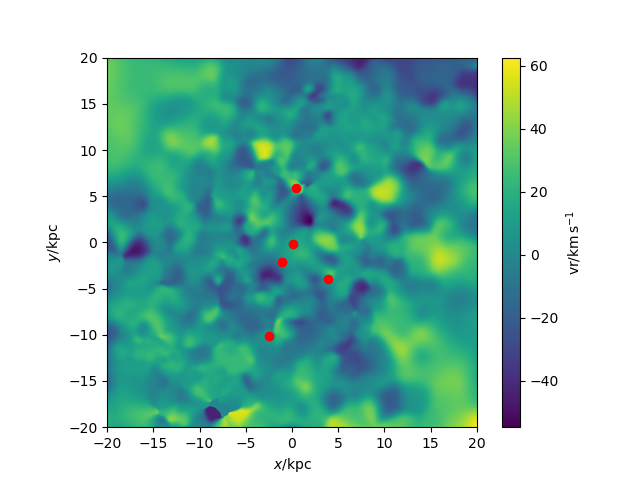

This figure's Python source:
#r109 gas velocity code with BHs pos
import pynbody
import numpy as np
import pandas as pd
import pynbody.plot.sph as sph
import matplotlib.pyplot as plt
from pynbody import filt, array

#loading snapshot
s=pynbody.load('/mnt/data0/jillian/gguaman/cosmo25p.768sg1bwK1BHe75.008192')
s.physical_units()

#centering halo
pynbody.analysis.angmom.faceon(s)

#creating gas velocity plot
sph.image(s.g,qty="vr",width=40,denoise=True,approximate_fast=False,log=False)

#function to find BH
def findBH(s):
    BHfilter = pynbody.filt.LowPass('tform',0.0)
    BH = s.stars[BHfilter]
    return BH
BH = findBH(s)
print("The number of black holes is",len(BH))

#distance BH is from galaxy
#with pynbody.analysis.halo.center(s, mode='hyb'):
print([s],['pos'])

BHposition = BH['pos']
print("The black hole's position is", BHposition)

for i in range(len(BH)):
    BHx=BHposition[[i],0]
    BHy=BHposition[[i],1]
    BHz=BHposition[[i],2]
    plt.plot(BHx,BHy, 'ro')

#plt.show()
plt.savefig("galaxy109_velocity.png")
